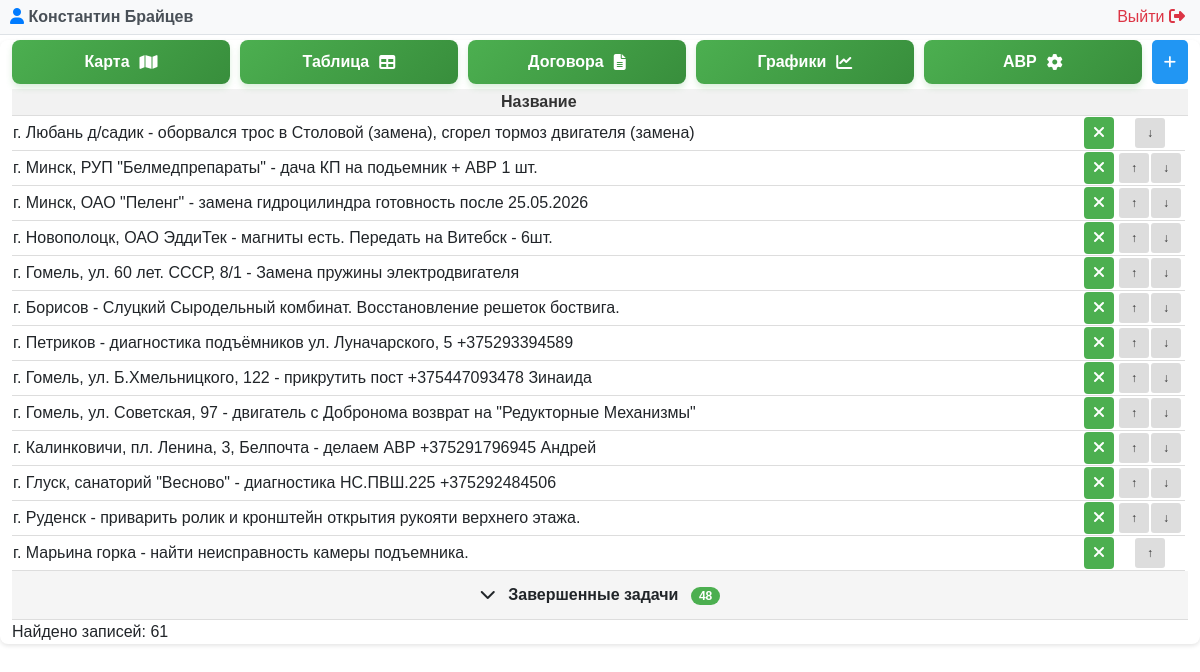
Screenshot of /problem.php (signed in) with the database file from the repository.
### tables this page shows
CREATE TABLE "LIFTEH_problem" ("id" integer NOT NULL PRIMARY KEY AUTOINCREMENT, "name" varchar(255) NOT NULL, "created_date" DATETIME DEFAULT CURRENT_TIMESTAMP, "is_completed" bool NOT NULL, "user_id" integer NOT NULL REFERENCES "auth_user" ("id") DEFERRABLE INITIALLY DEFERRED, priority INTEGER);

### problem.php (called while the page is built, shortened)
<?php
require __DIR__ . '/modules/problem/problem.php';

### modules/auth/auth.php (called while the page is built, shortened)
<?php
function getCurrentUser() {
    try {
        $pdo = new PDO("sqlite:" . DB_PATH);
        $pdo->setAttribute(PDO::ATTR_ERRMODE, PDO::ERRMODE_EXCEPTION);
        $stmt = $pdo->prepare("SELECT id, username, email, first_name, last_name, is_superuser, is_active FROM auth_user WHERE id = ?");
        $stmt->execute([$_SESSION['user_id']]);
        return $stmt->fetch(PDO::FETCH_ASSOC);
    } catch (PDOException $e) {
        error_log("Ошибка получения пользователя: " . $e->getMessage());
        return null;
    }
}
?>

### modules/problem/problem.php (the view, shortened to what this page needs)
<?php
require_once __DIR__ . '/../../modules/auth/auth.php';
$currentUser = getCurrentUser();
$isSuperAdmin = ($currentUser['is_superuser'] ?? 0) == 1;
try {
    $db = new PDO('sqlite:' . DB_PATH);
    $db->setAttribute(PDO::ATTR_ERRMODE, PDO::ERRMODE_EXCEPTION);
} catch(PDOException $e) {
    die("Ошибка подключения к БД: " . $e->getMessage());
}
$db->exec("CREATE TABLE IF NOT EXISTS LIFTEH_problem (
    id INTEGER PRIMARY KEY AUTOINCREMENT,
    name TEXT NOT NULL,
    created_date DATETIME DEFAULT CURRENT_TIMESTAMP,
    is_completed INTEGER DEFAULT 0,
    user_id INTEGER,
    priority INTEGER DEFAULT 0
)");
$stmt = $db->query("SELECT * FROM LIFTEH_problem WHERE is_completed != 2 ORDER BY is_completed, priority ASC");
$problems = $stmt->fetchAll(PDO::FETCH_ASSOC);
?>
<!DOCTYPE html>
<html lang="ru">
<?php $pageTitle = 'Управление проблемами'; include __DIR__ . '/../../includes/header.php'; ?>
<body>
<?php include __DIR__ . '/../../modules/admin/user_panel.php'; ?>
    <div class="container">
        <div class="controls">
            <div class="button-group">
                <a href="/map.php" class="map-button">
                    <span class="button-text">Карта</span>
                    <i class="fas fa-map"></i>
                </a>
                <a href="/index.php" class="map-button">
                    <span class="button-text">Таблица</span>
                    <i class="fas fa-table"></i>
                </a>
                <?php if ($isSuperAdmin): ?>
                    <a href="/dogovor.php" class="map-button">
                        <span class="button-text">Договора</span>
                        <i class="fas fa-file-alt"></i>
                    </a>
                    <a href="/charts.php" class="map-button">
                        <span class="button-text">Графики</span>
                        <i class="fas fa-chart-line"></i>
                    </a>
                    <a href="avr.php" class="map-button">
                        <span class="button-text">АВР</span>
                        <i class="fa-solid fa-gear"></i>
                    </a>
                <?php endif; ?>
                <button class="btn btn-primary" onclick="openAddModal()">
                    <i class="fas fa-plus"></i>
                </button>
            </div>
        </div>
        <table id="problemTable">
            <thead>
                <tr>
                    <th>Название</th>
                    <th></th>
                    <th></th>
                    <th></th>
                </tr>
            </thead>
            <tbody>
                <?php
                $activeProblems = [];
                $completedProblems = [];
                foreach ($problems as $problem) {
                    if ($problem['is_completed'] == 1) {
                        $completedProblems[] = $problem;
                    } else {
                        $activeProblems[] = $problem;
                    }
                }
                ?>
                <?php foreach ($activeProblems as $problem): ?>
                <tr class="problem-row active-row" data-status="active" data-id="<?= $problem['id'] ?>">
                    <td class="<?php if ($problem['is_completed'] == 2) echo 'deleted'; ?>"
                        id="row-<?= $problem['id'] ?>"
                        onclick="openEditModal(<?= $problem['id'] ?>)"
                        style="text-align: left;">
                        <?= htmlspecialchars($problem['name']) ?>
                    </td>
                    <td style="text-align: right;">
                        <form method="POST" style="display: inline;" onsubmit="return toggleComplete(event, this)">
                            <button type="submit" class="status-badge <?= $problem['is_completed'] ? 'status-completed' : 'status-active' ?>" style="width: 30px;">
                                <?= $problem['is_completed'] ? '<i class="fas fa-check"></i>' : '<i class="fas fa-times"></i>' ?>
                            </button>
                        </form>
                    </td>
                    <td style="width: 70px;">
                        <div class="priority-buttons">
                            <?php
                            $minMax = $db->query("SELECT MIN(priority) as min_priority, MAX(priority) as max_priority
                                                    FROM LIFTEH_problem
                                                    WHERE is_completed = 0")->fetch(PDO::FETCH_ASSOC);
                            $minPriority = $minMax['min_priority'];
                            $maxPriority = $minMax['max_priority'];
                            ?>
                            <?php if ($problem['is_completed'] == 0): ?>
                                <?php if ($problem['priority'] > $minPriority): ?>
                                    <form method="POST" style="display: inline;" onsubmit="return movePriority(event, this)">
                                        <button type="submit" class="priority-btn" title="Повысить приоритет">↑</button>
                                    </form>
                                <?php endif; ?>
                                <?php if ($problem['priority'] < $maxPriority): ?>
                                    <form method="POST" style="display: inline;" onsubmit="return movePriority(event, this)">
                                        <button type="submit" class="priority-btn" title="Понизить приоритет">↓</button>
                                    </form>
                                <?php endif; ?>
                            <?php else: ?>
                                <span class="priority-disabled"></span>
                            <?php endif; ?>
                        </div>
                    </td>
                </tr>
                <?php endforeach; ?>
                <?php if (count($completedProblems) > 0): ?>
                <tr class="accordion-row" id="accordionRow">
                    <td colspan="4" style="background-color: #f5f5f5; cursor: pointer; padding: 12px; text-align: center; font-weight: bold;" onclick="toggleCompletedTasks()">
                        <span id="accordionIcon">
                            <i class="fas fa-chevron-down"></i>
                        </span>
                        Завершенные задачи
                        <span style="background-color: #4CAF50; color: white; padding: 2px 8px; border-radius: 12px; font-size: 12px; margin-left: 8px;">
                            <?= count($completedProblems) ?>
                        </span>
                    </td>
                </tr>
                <?php endif; ?>
            </tbody>
        </table>
        <div class="count">Найдено записей: <?= count($problems); ?></div>
    </div>
</body>
</html>

### modules/admin/user_panel.php (shortened to what this page needs)
<div class="user-panel">
    <div class="user-info">
        <span class="user-name">
            <i class="fas fa-user"></i>
            <?php echo htmlspecialchars($currentUser['first_name'] ?? ''); ?>
            <?php echo htmlspecialchars($currentUser['last_name'] ?? ''); ?>
        </span>
        <a href="/modules/auth/logout.php" class="logout-btn">
          Выйти <i class="fas fa-sign-out-alt"></i>
        </a>
    </div>
</div>

### assets/css/problem_styles.css (style rules this page uses)
body { font-family: Arial, sans-serif; }
.container { max-width: 1400px; margin: 0 auto; background-color: white; border-radius: 8px; box-shadow: 0 2px 4px rgba(0, 0, 0, 0.1); }
.btn { margin: 0px !important; padding: 8px 12px !important; border-radius: 5px !important; }
.button-group { flex-wrap: wrap; margin-top: 5px; display: flex; gap: 10px; }
.map-button, .refresh-button { flex: 1; padding: 10px 10px; border-radius: 8px; text-decoration: none; display: flex; align-items: center; justify-content: center; gap: 10px; font-weight: bold; font-size: 16px; transition: all 0.3s ease; text-align: center; }
.map-button { background: linear-gradient(135deg, #4CAF50 0%, #388E3C 100%); color: white; box-shadow: 0 4px 6px rgba(76, 175, 80, 0.2); }
table { width: 100%; border-collapse: collapse; margin-top: 5px; }
th, td { text-align: center; border-bottom: 1px solid #ddd; }
th { background-color: #f2f2f2; font-weight: bold; color: #333; }
.btn { display: inline-block; padding: 8px 16px; background-color: #4CAF50; color: white; border: none; border-radius: 4px; cursor: pointer; font-size: 14px; text-decoration: none; margin-right: 5px; transition: opacity 0.3s; }
.btn-primary { background-color: #2196F3; }
.priority-buttons { display: inline-flex; gap: 2px; }
.priority-btn { width: 30px; height: 30px; padding: 4px 8px; font-size: 12px; background-color: #ddd; color: #333; border: none; border-radius: 3px; cursor: pointer; }
.status-badge { padding: 4px 8px; border-radius: 4px; font-weight: bold; border: none; cursor: pointer; }
.status-active { background-color: #4CAF50; color: white; }

### modules/problem/problem.php (style rules this page uses)
.accordion-row td { background-color: #f8f9fa; cursor: pointer; transition: background-color 0.3s ease; user-select: none; }
.accordion-row td i { transition: transform 0.3s ease; margin-right: 8px; }

### modules/admin/user_panel.php (style rules this page uses)
.user-panel { background-color: #f8f9fa; padding: 5px 10px; border-bottom: 1px solid #dee2e6; margin-bottom: 0px; }
.user-info { max-width: 1200px; margin: 0 auto; display: flex; justify-content: space-between; align-items: center; }
.user-name { font-weight: bold; color: #495057; }
.user-name i { color: #007bff; }
.logout-btn { color: #dc3545; text-decoration: none; border-radius: 4px; transition: background-color 0.3s; }
.logout-btn i { margin-right: 5px; }

### rows the page displays
lifteh_problem: name "г. Любань д/садик - оборвался трос в Столовой (замена), сгорел тормоз двигателя (замена)", is_completed False (drawn)
lifteh_problem: name "г. Минск, РУП \"Белмедпрепараты\" - дача КП на подьемник + АВР 1 шт.", is_completed False (drawn)
lifteh_problem: name "г. Минск, ОАО \"Пеленг\" - замена гидроцилиндра готовность после 25.05.2026", is_completed False (drawn)
lifteh_problem: name "г. Новополоцк, ОАО ЭддиТек - магниты есть. Передать на Витебск - 6шт.", is_completed False (drawn)
lifteh_problem: name "г. Гомель, ул. 60 лет. СССР, 8/1 - Замена пружины электродвигателя", is_completed False (drawn)
lifteh_problem: name "г. Борисов - Слуцкий Сыродельный комбинат. Восстановление решеток боствига.", is_completed False (drawn)
lifteh_problem: name "г. Петриков - диагностика подъёмников ул. Луначарского, 5 +375293394589", is_completed False (drawn)
lifteh_problem: name "г. Гомель, ул. Б.Хмельницкого, 122 - прикрутить пост +375447093478 Зинаида", is_completed False (drawn)
lifteh_problem: name "г. Гомель, ул. Советская, 97 - двигатель с Добронома возврат на \"Редукторные Механизмы\"", is_completed False (drawn)
lifteh_problem: name "г. Калинковичи, пл. Ленина, 3, Белпочта - делаем АВР +375291796945 Андрей", is_completed False (drawn)
lifteh_problem: name "г. Глуск, санаторий \"Весново\" - диагностика НС.ПВШ.225 +375292484506", is_completed False (drawn)
lifteh_problem: name "г. Руденск - приварить ролик и кронштейн открытия рукояти верхнего этажа.", is_completed False (drawn)
lifteh_problem: name "г. Марьина горка - найти неисправность камеры подъемника.", is_completed False (drawn)

### other values shown
$currentUser['first_name'] "Константин"
$currentUser['last_name'] "Брайцев"
count($completedProblems) "48"
count($problems) "61"
